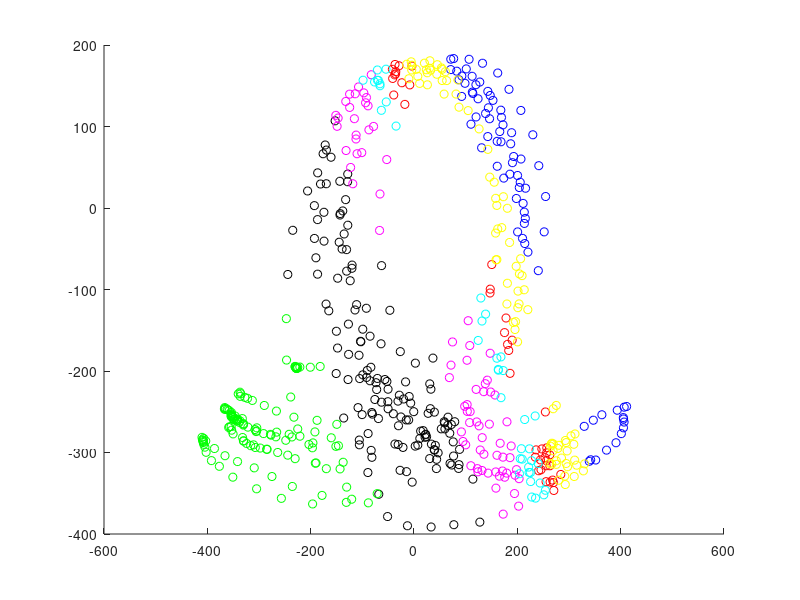

This figure's MATLAB source:
%%%%%%%%%%%%%%%%%%%%%%%%%%%%%%%%%%%%%%%%%%%%%%%%%%%%%%%%%%%%%%%%%%%%%%%%%%%
%
%
% Human motion clustering: Expectation Maximization algorithm
% Non-Uniform Binary Split Algorithm
% 
% Input:    the motion data and the number of clusters K          
% Output:   3 plots
%
% Author: Jianyu Zhao
% Last revised: 13.06.2016
%
%
%%%%%%%%%%%%%%%%%%%%%%%%%%%%%%%%%%%%%%%%%%%%%%%%%%%%%%%%%%%%%%%%%%%%%%%%%%%

clearvars;

load('gesture_dataset.mat');
K = 7;

gesture = gesture_l;
n = size(gesture,1)*size(gesture,2);
%label = zeros(n,1);
y = zeros(K-1,3);
clusters = cell(K,1);

% initialization
X = reshape(gesture,[n,3]);
disto = zeros(K,1);
clusters{1} = X;
y(1,:) = mean(X);

% loop for spliting
for k=1:K-1
    %choose a class with the largest distortion
    [mdisto,i] = max(disto(1:k));
    J = clusters{i};
    m = size(J,1);
    
    % split the class into two subclasses
    v = [0.08 0.05 0.02];
    clusters{i} = [];
    for j=1:m
        Xj = J(j,:);
        dis1 = norm(Xj-y(i,:)-v);
        dis2 = norm(Xj-y(i,:)+v);
        if dis1<dis2
            clusters{i} = [clusters{i};Xj];
        else
            clusters{k+1} = [clusters{k+1};Xj];
        end
    end

    % update the code vectors
    y(i,:) = mean(clusters{i});
    y(k+1,:) = mean(clusters{k+1});
    
    % update the distortion
    m1 = size(clusters{i},1);
    m2 = size(clusters{k+1},1);
    disto(i) = 0;
    for l=1:m1
        Xl = clusters{i}(l,:);
        disto(i) = disto(i) + (Xl-y(i,:))*(Xl-y(i,:))';
    end
    for l=1:m2
        Xl = clusters{k+1}(l,:);
        disto(k+1) = disto(k+1) + (Xl-y(k+1,:))*(Xl-y(k+1,:))';
    end    

end

    %% visualization
    color = ['b','k','r','g','m','y','c'];
    figure;
    for k=1:K
        cluster = clusters{k};
        scatter(cluster(:,1),cluster(:,2),[],color(k));
        hold on;
    end
